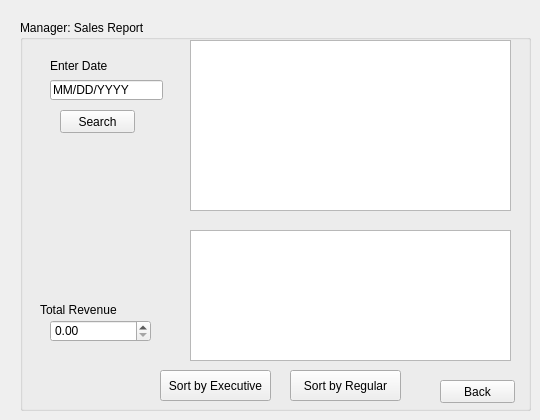
    <widget class="QWidget" name="SalesReport">
     <widget class="QGroupBox" name="groupBox_7">
      <property name="geometry">
       <rect>
        <x>20</x>
        <y>20</y>
        <width>511</width>
        <height>391</height>
       </rect>
      </property>
      <property name="title">
       <string>Manager: Sales Report</string>
      </property>
      <widget class="QPushButton" name="pushButton_back_report">
       <property name="geometry">
        <rect>
         <x>420</x>
         <y>360</y>
         <width>75</width>
         <height>23</height>
        </rect>
       </property>
       <property name="text">
        <string>Back</string>
       </property>
      </widget>
      <widget class="QLabel" name="label_14">
       <property name="geometry">
        <rect>
         <x>30</x>
         <y>30</y>
         <width>81</width>
         <height>31</height>
        </rect>
       </property>
       <property name="text">
        <string>Enter Date</string>
       </property>
      </widget>
      <widget class="QLineEdit" name="date_edit">
       <property name="geometry">
        <rect>
         <x>30</x>
         <y>60</y>
         <width>113</width>
         <height>20</height>
        </rect>
       </property>
       <property name="text">
        <string>MM/DD/YYYY</string>
       </property>
      </widget>
      <widget class="QPushButton" name="pushButton_9">
       <property name="geometry">
        <rect>
         <x>40</x>
         <y>90</y>
         <width>75</width>
         <height>23</height>
        </rect>
       </property>
       <property name="text">
        <string>Search</string>
       </property>
      </widget>
      <widget class="QTableView" name="tableView_4">
       <property name="geometry">
        <rect>
         <x>170</x>
         <y>20</y>
         <width>321</width>
         <height>171</height>
        </rect>
       </property>
      </widget>
      <widget class="QLabel" name="label_15">
       <property name="geometry">
        <rect>
         <x>20</x>
         <y>280</y>
         <width>81</width>
         <height>20</height>
        </rect>
       </property>
       <property name="text">
        <string>Total Revenue</string>
       </property>
      </widget>
      <widget class="QDoubleSpinBox" name="totalrevenue">
       <property name="geometry">
        <rect>
         <x>30</x>
         <y>300</y>
         <width>101</width>
         <height>22</height>
        </rect>
       </property>
      </widget>
      <widget class="QPushButton" name="pushButton_12">
       <property name="geometry">
        <rect>
         <x>140</x>
         <y>350</y>
         <width>111</width>
         <height>31</height>
        </rect>
       </property>
       <property name="text">
        <string>Sort by Executive</string>
       </property>
      </widget>
      <widget class="QTableView" name="tableView_10">
       <property name="geometry">
        <rect>
         <x>170</x>
         <y>210</y>
         <width>321</width>
         <height>131</height>
        </rect>
       </property>
      </widget>
      <widget class="QPushButton" name="pushButton_16">
       <property name="geometry">
        <rect>
         <x>270</x>
         <y>350</y>
         <width>111</width>
         <height>31</height>
        </rect>
       </property>
       <property name="text">
        <string>Sort by Regular</string>
       </property>
      </widget>
     </widget>
    </widget>
